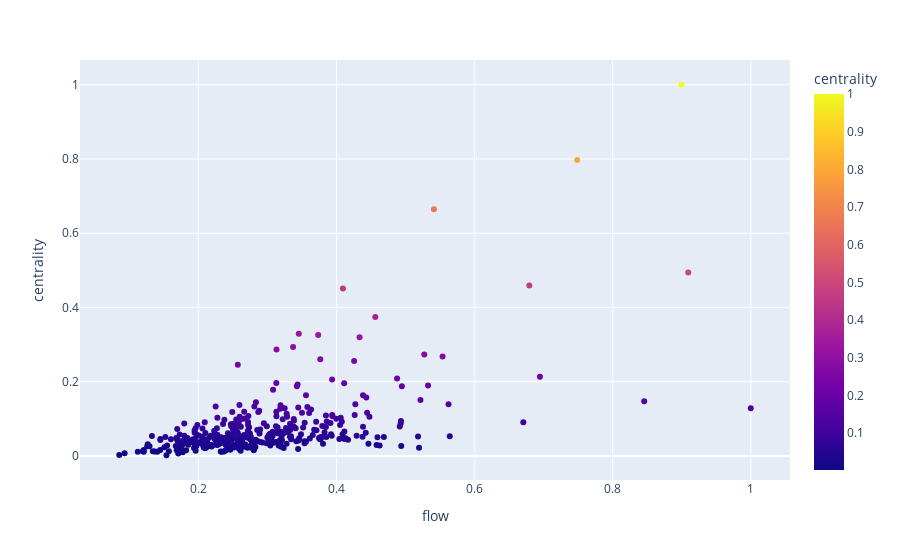

The notebook cell this image was saved under:
### Code cell
scatter

### Figure 1 — Plotly figure (JSON) as saved in the notebook; plotly's stock layout.template omitted (floating-point values rounded to 4 significant figures; data arrays with more than 128 entries replaced by an {"elided": "..."} marker saying what was removed)
{"data": [{"hoverlabel": {"namelength": 0}, "hovertemplate": "<b>%{hovertext}</b><br><br>flow=%{x}<br>centrality=%{marker.color}", "hovertext": {"elided": "379 str values"}, "legendgroup": "", "marker": {"color": {"elided": "379 float values"}, "coloraxis": "coloraxis", "symbol": "circle"}, "mode": "markers", "name": "", "showlegend": false, "type": "scatter", "x": {"elided": "379 float values"}, "xaxis": "x", "y": {"elided": "379 float values"}, "yaxis": "y"}], "layout": {"coloraxis": {"colorbar": {"title": {"text": "centrality"}}, "colorscale": [[0, "#0d0887"], [0.1111, "#46039f"], [0.2222, "#7201a8"], [0.3333, "#9c179e"], [0.4444, "#bd3786"], [0.5556, "#d8576b"], [0.6667, "#ed7953"], [0.7778, "#fb9f3a"], [0.8889, "#fdca26"], [1, "#f0f921"]]}, "legend": {"tracegroupgap": 0}, "margin": {"t": 60}, "xaxis": {"anchor": "y", "domain": [0, 1], "title": {"text": "flow"}}, "yaxis": {"anchor": "x", "domain": [0, 1], "title": {"text": "centrality"}}}}
